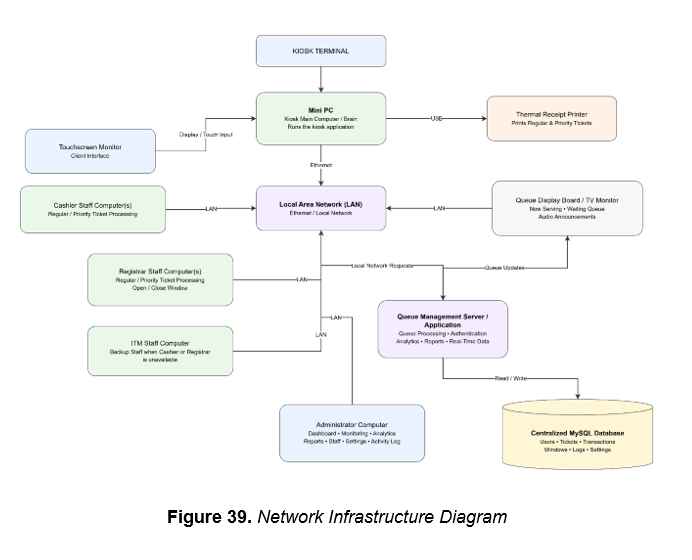
#> input picture outputs/manuscript-update/Screenshot 2026-10-09 162305.png, 692 x 560 px; its folder holds only this picture in this run
$ python contact.py
#> lines starting #> are read from the running program, lines starting #| are printed output that depends on the picture
from PIL import Image,ImageDraw
import glob,os
files=sorted(glob.glob(r'C:/Users/Erich Garcia/Downloads/Capstone_Progress_Final-main (2)/outputs/manuscript-update/Screenshot*.png'))
canvas=Image.new('RGB',(1200,((len(files)+2)//3)*230),'white');d=ImageDraw.Draw(canvas)
#> after `canvas = Image.new('RGB', (1200, (len(files) + 2) // 3 * 230), 'white'`: canvas: PIL image 1200x230 RGB; every value is 255
for i,f in enumerate(files):
 im=Image.open(f);im.thumbnail((390,195));x=(i%3)*400;y=(i//3)*230;canvas.paste(im,(x,y));d.text((x,y+197),os.path.basename(f),fill='black')
#> further down, im is the input picture: PIL image 692x560 RGBA; mean R, G, B, A 247.3, 248, 247.2, 255
#> after `im.thumbnail((390, 195))`:
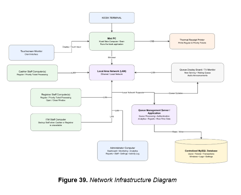
#> im: PIL image 241x195 RGBA; mean R, G, B, A 247.2, 247.9, 247.1, 255
#> after `canvas.paste(im, (x, y))`:
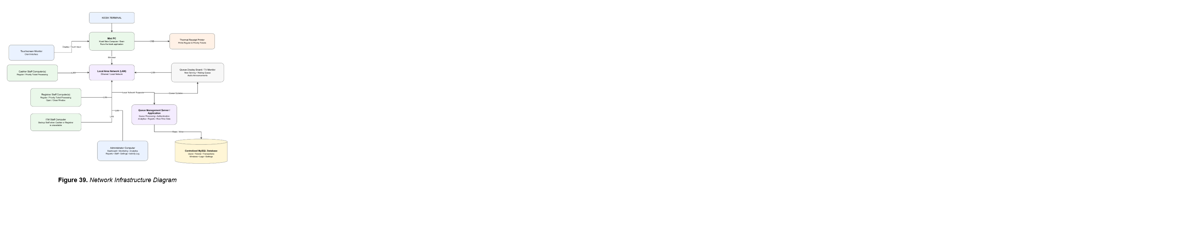
#> canvas: PIL image 1200x230 RGB; mean R, G, B 253.7, 253.8, 253.7
canvas.save(r'C:/Users/Erich Garcia/Downloads/Capstone_Progress_Final-main (2)/outputs/manuscript-update/contact.png')
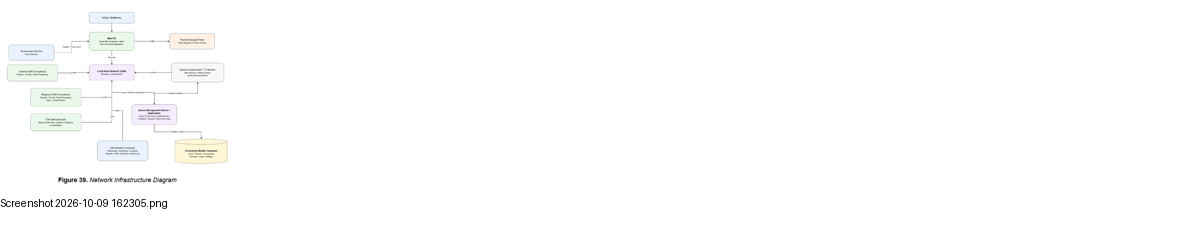
#> saved as contact.png: PIL image 1200x230 RGB; mean R, G, B 253.3, 253.4, 253.3

$ run again, on outputs/manuscript-update/Screenshot 2026-10-09 163523.png
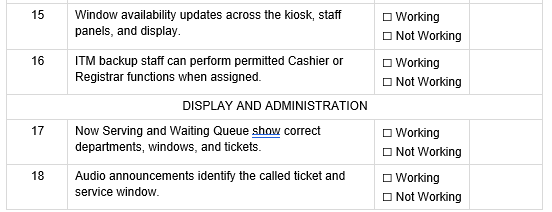
#> input picture outputs/manuscript-update/Screenshot 2026-10-09 163523.png, 552 x 212 px
#> im is the input picture: PIL image 552x212 RGBA; mean R, G, B, A 238.6, 238.7, 238.7, 255
#> `im.thumbnail((390, 195))`:
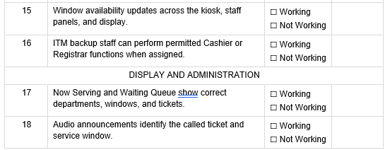
#> im: PIL image 390x150 RGBA; mean R, G, B, A 238.1, 238.1, 238.2, 255
#> `canvas.save(r'C:/Users/Erich Garcia/Downloads/Capstone_Progress_Final-..`:
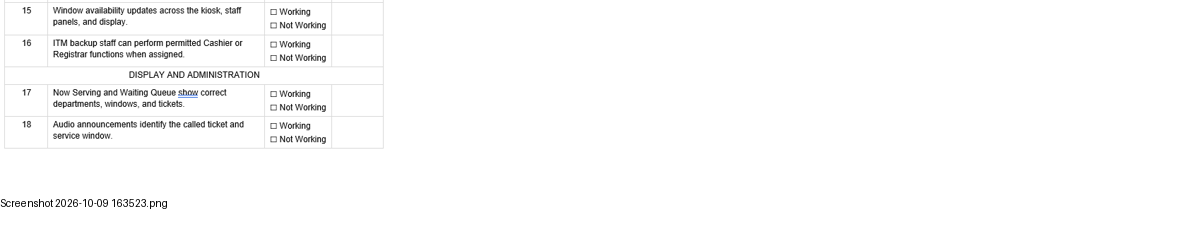
#> saved as contact.png: PIL image 1200x230 RGB; mean R, G, B 251.1, 251.1, 251.1

$ run again, on outputs/manuscript-update/Screenshot 2026-10-09 163623.png
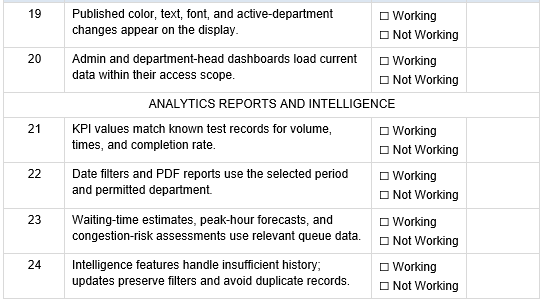
#> input picture outputs/manuscript-update/Screenshot 2026-10-09 163623.png, 542 x 301 px
#> im is the input picture: PIL image 542x301 RGBA; mean R, G, B, A 235.9, 236, 236, 255
#> `im.thumbnail((390, 195))`:
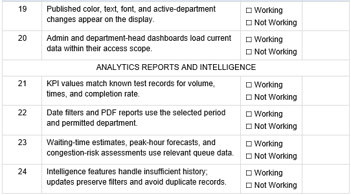
#> im: PIL image 351x195 RGBA; mean R, G, B, A 235.4, 235.4, 235.5, 255
#> `canvas.save(r'C:/Users/Erich Garcia/Downloads/Capstone_Progress_Final-..`:
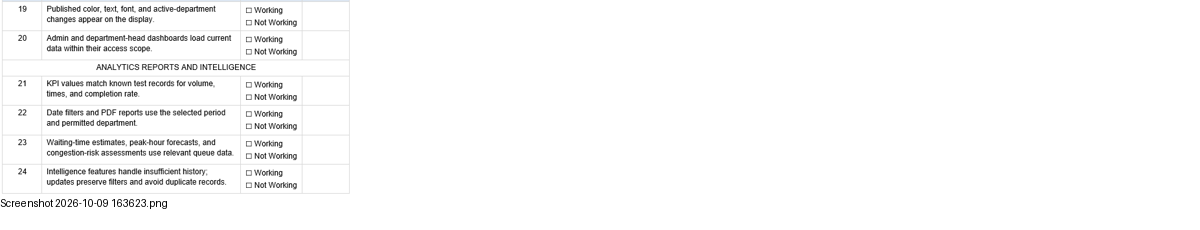
#> saved as contact.png: PIL image 1200x230 RGB; mean R, G, B 249.8, 249.8, 249.8

$ run again, on outputs/manuscript-update/Screenshot 2026-10-09 163410.png
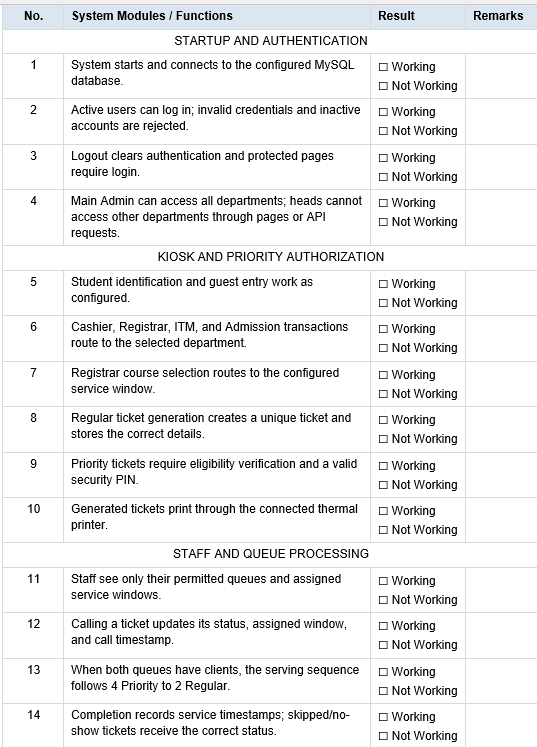
#> input picture outputs/manuscript-update/Screenshot 2026-10-09 163410.png, 537 x 747 px
#> im is the input picture: PIL image 537x747 RGBA; mean R, G, B, A 237.2, 237.5, 237.8, 255
#> `im.thumbnail((390, 195))`:
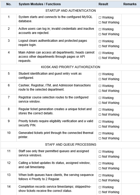
#> im: PIL image 140x195 RGBA; mean R, G, B, A 236.7, 237, 237.3, 255
#> `canvas.save(r'C:/Users/Erich Garcia/Downloads/Capstone_Progress_Final-..`:
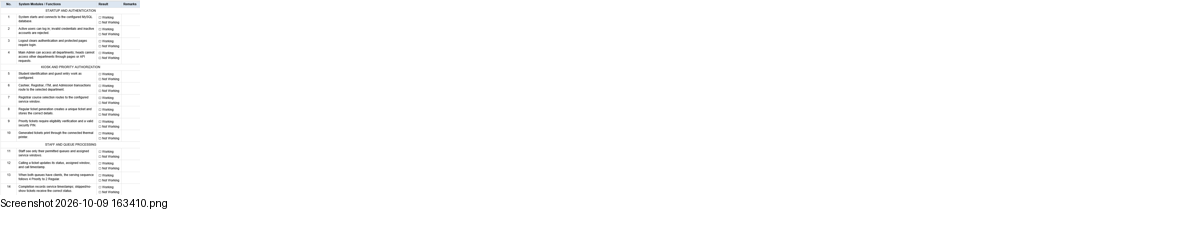
#> saved as contact.png: PIL image 1200x230 RGB; mean R, G, B 252.8, 252.9, 252.9
